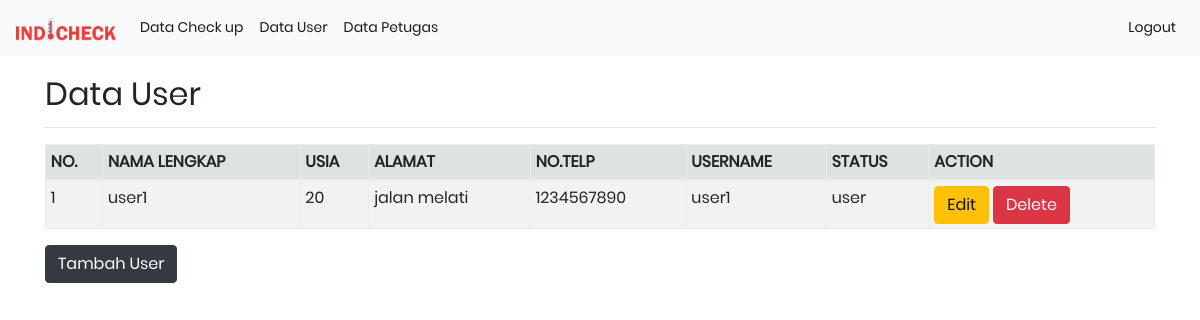
The app's page /datauser/datauser.php with its own data.
### tables this page shows
CREATE TABLE `user` (
  `id` int(3) NOT NULL,
  `nama` varchar(100) DEFAULT NULL,
  `usia` varchar(5) DEFAULT NULL,
  `alamat` varchar(100) DEFAULT NULL,
  `telp` varchar(13) DEFAULT NULL,
  `username` varchar(10) DEFAULT NULL,
  `password` varchar(10) DEFAULT NULL,
  `id_level` varchar(15) DEFAULT NULL
);

### datauser/datauser.php (the view, shortened to what this page needs)
<?php
include 'headerpetugas.php';
?>
<!DOCTYPE html>
<html lang="en">
<head>
</head>
<body>
<div class="container" style="margin-top:20px">
        <h2>Data User</h2>
        <hr>
        <table class="table table-striped table-hover table-sm table-bordered">
            <thead style="background-color: #dee3e2">
                <tr>
                    <th>NO.</th>
                    <th>NAMA LENGKAP</th>
                    <th>USIA</th>
                    <th>ALAMAT</th>
                    <th>NO.TELP</th>
                    <th>USERNAME</th>
                    <th>STATUS</th>
                    <th>ACTION</th>
                </tr>
            </thead>
            <tbody>
                <?php
				$sql = mysqli_query($koneksi, "SELECT * FROM `user` WHERE id_level='user' ORDER BY id DESC") or die(mysqli_error($koneksi));
				if(mysqli_num_rows($sql) > 0){
					$no = 1;
                    while($data = mysqli_fetch_array($sql)){
                        ?>
                <tr>
                    <td><?php echo $no; ?></td>
                    <td><?php echo $data['nama']; ?></td>
                    <td><?php echo $data['usia']; ?></td>
                    <td><?php echo $data['alamat']; ?></td>
                    <td><?php echo $data['telp']; ?></td>
                    <td><?php echo $data['username']; ?></td>
                    <td><?php echo $data['id_level']; ?></td>
                    <td>
                        <a href="#edit<?php echo $data['id']; ?>" data-toggle="modal" class="btn btn-warning"> Edit</a>
                        <a href="#del<?php echo $data['id']; ?>" data-toggle="modal" class="btn btn-danger"> Delete</a>
                    </td>
                </tr>
                <?php
						$no++;
					}
				}else{
					echo '
					<tr>
						<td colspan="6">Tidak ada data.</td>
					</tr>
					';
				}
				?>
        </table>
        <div>
            <button type="button" class="btn btn-dark" data-toggle="modal" data-target="#myModal"
                data-title="tambahBuku">Tambah User</button>
        </div>
    </div>
</body>
</html>
</body>
</html>

### css/main.css (style rules this page uses)
* { margin: 0px; padding: 0px; box-sizing: border-box; }
body, html { height: 100%; font-family: Poppins-Regular, sans-serif; }
a { font-family: Poppins-Regular; font-size: 14px; line-height: 1.7; color: #666666; margin: 0px; transition: all 0.4s; -webkit-transition: all 0.4s; -o-transition: all 0.4s; -moz-transition: all 0.4s; }
h1,h2,h3,h4,h5,h6 { margin: 0px; }
button { outline: none !important; border: none; background: transparent; }

### records on screen
user: nama "user1", usia "20", alamat "jalan melati", telp "1234567890", username "user1", id_level "user"
